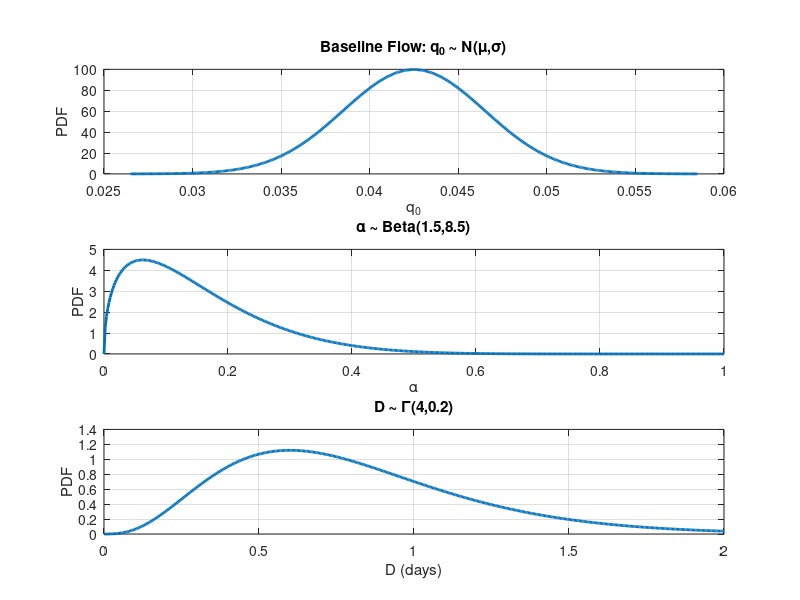
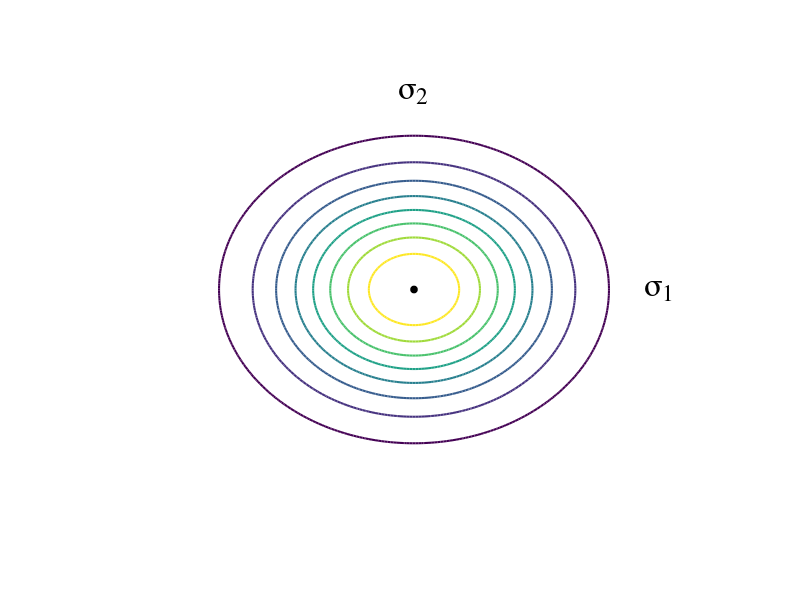

Write MATLAB code to recreate these figures, in order.
%% Visualize drought parameter PDFs
clear; clc; close all;

figure('Position',[200 200 300 900])

%% 1. Baseline flow q0 ~ N(mu, sigma)
mu_q = 0.0425;
sigma_q = 0.004;

x = linspace(mu_q-4*sigma_q, mu_q+4*sigma_q, 500);
pdf_q = normpdf(x, mu_q, sigma_q);

subplot(3,1,1)
plot(x, pdf_q, 'LineWidth',2)
xlabel('q_0'); ylabel('PDF')
title('Baseline Flow: q_0 ~ N(\mu,\sigma)')
grid on

%% 2. Drought amplitude alpha ~ Beta(1.5, 8.5)
a = 1.5;
b = 8.5;

x = linspace(0,1,500);
pdf_a = betapdf(x, a, b);

subplot(3,1,2)
plot(x, pdf_a, 'LineWidth',2)
xlabel('\alpha'); ylabel('PDF')
title('\alpha ~ Beta(1.5,8.5)')
grid on

%% 3. Drought duration D ~ Gamma(4,0.2)
k = 4;
theta = 0.2;

x = linspace(0,2,500);
pdf_D = gampdf(x, k, theta);

subplot(3,1,3)
plot(x, pdf_D, 'LineWidth',2)
xlabel('D (days)'); ylabel('PDF')
title('D ~ \Gamma(4,0.2)')
grid on

%% Plot #2: Two Gaussian CDFs

% Means
mu = [0; 0];

% Variances / standard deviations
sigma1 = 1.5;   % larger uncertainty
sigma2 = 0.6;   % smaller uncertainty

% Diagonal covariance matrix
Sigma_DDU = [sigma1^2 0;
             0        sigma2^2];

% Grid
x1 = linspace(-5, 5, 200);
x2 = linspace(-2, 2, 200);
[X1, X2] = meshgrid(x1, x2);

% 2D Gaussian PDF
Z = zeros(size(X1));
for i = 1:numel(X1)
    x = [X1(i); X2(i)];
    Z(i) = 1/(2*pi*sqrt(det(Sigma_DDU))) * ...
           exp(-0.5*(x-mu)'*(Sigma_DDU\(x-mu)));
end

% Plot
figure;
set(gcf, 'Color', 'w');

contour(X1, X2, Z, 8, 'LineWidth', 1.5);
hold on;

% Mean point
plot(mu(1), mu(2), 'ko', 'MarkerFaceColor', 'k', 'MarkerSize', 5);

% Axes labels
% xlabel('Forecast error of reservoir 1');
% ylabel('Forecast error of reservoir 2');

% title('\Sigma_{DDU} = diag(\sigma_1^2,\sigma_2^2),  \sigma_1 > \sigma_2');

% Use the outer contour scale
r = sqrt(5.991);   % 95% confidence ellipse for 2D Gaussian

% Arrow endpoints from mean to contour edge
xEnd = mu(1) + r*sigma1;
yEnd = mu(2) + r*sigma2;

% Arrows from mu to contour boundary
% quiver(mu(1), mu(2), r*sigma1, 0, 0, ...
%     'k', 'LineWidth', 1.5, 'MaxHeadSize', 0.25);

% quiver(mu(1), mu(2), 0, r*sigma2, 0, ...
%     'k', 'LineWidth', 1.5, 'MaxHeadSize', 0.25);

% Labels outside contour
text(xEnd + 0.05, mu(2), '\sigma_1', ...
    'FontName','Times', 'FontSize',24, ...
    'HorizontalAlignment','left', ...
    'VerticalAlignment','middle');

text(mu(1), yEnd + 0.05, '\sigma_2', ...
    'FontName','Times', 'FontSize',24, ...
    'HorizontalAlignment','center', ...
    'VerticalAlignment','bottom');

% IEEE formatting
grid off;
box off;
axis off;

set(gca, 'FontName', 'Times', ...
         'FontSize', 10, ...
         'LineWidth', 1);
